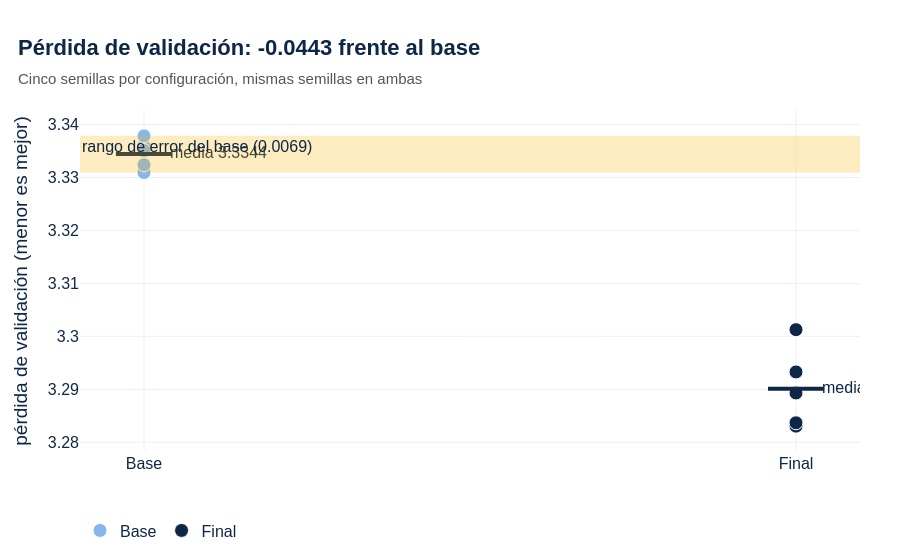

Source (notebook cell):
### Markdown cell above
Pérdida de validación de cada semilla, con la media y el rango de error del base. Mensaje: la mejora del modelo final frente al ruido.

### Code cell
# ============================================================
# A.1 Base frente a final con 5 semillas
# ============================================================
base = tabla_variabilidad["loss_val"].to_numpy()
final = tabla_final_semillas["loss_val"].to_numpy()
fig = go.Figure()
fig.add_hrect(y0=base.min(), y1=base.max(), fillcolor=AMARILLO, opacity=0.25, line_width=0,
              annotation_text=f"rango de error del base ({MARGEN_ERROR:.4f})", annotation_position="top left")
for etiqueta, valores, color in [("Base", base, COLORES[2]), ("Final", final, AZUL_MARINO)]:
    fig.add_trace(go.Scatter(x=[etiqueta] * len(valores), y=valores, mode="markers", name=etiqueta,
                             marker={"size": 14, "color": color, "line": {"width": 1, "color": "white"}}))
    fig.add_trace(go.Scatter(x=[etiqueta], y=[valores.mean()], mode="markers+text", showlegend=False,
                             marker={"size": 40, "symbol": "line-ew-open", "color": AZUL_MARINO, "line": {"width": 4}},
                             text=[f"media {valores.mean():.4f}"], textposition="middle right"))
fig.update_yaxes(title_text="pérdida de validación (menor es mejor)")
estilo_presentacion(fig, f"Pérdida de validación: {final.mean() - base.mean():+.4f} frente al base",
                    "Cinco semillas por configuración, mismas semillas en ambas")
exportar(fig, "01_base_vs_final_semillas")
fig.show()

### Figure 1 — Plotly figure (JSON) as saved in the notebook; plotly's stock layout.template omitted (floating-point values rounded to 4 significant figures)
{"data": [{"marker": {"color": "#86B6EF", "line": {"color": "white", "width": 1}, "size": 14}, "mode": "markers", "name": "Base", "x": ["Base", "Base", "Base", "Base", "Base"], "y": [3.336, 3.335, 3.331, 3.332, 3.338], "type": "scatter"}, {"marker": {"color": "#0E2747", "line": {"width": 4}, "size": 40, "symbol": "line-ew-open"}, "mode": "markers+text", "showlegend": false, "text": ["media 3.3344"], "textposition": "middle right", "x": ["Base"], "y": [3.334], "type": "scatter"}, {"marker": {"color": "#0E2747", "line": {"color": "white", "width": 1}, "size": 14}, "mode": "markers", "name": "Final", "x": ["Final", "Final", "Final", "Final", "Final"], "y": [3.289, 3.283, 3.284, 3.293, 3.301], "type": "scatter"}, {"marker": {"color": "#0E2747", "line": {"width": 4}, "size": 40, "symbol": "line-ew-open"}, "mode": "markers+text", "showlegend": false, "text": ["media 3.2901"], "textposition": "middle right", "x": ["Final"], "y": [3.29], "type": "scatter"}], "layout": {"shapes": [{"fillcolor": "#F7B500", "line": {"width": 0}, "opacity": 0.25, "type": "rect", "x0": 0, "x1": 1, "xref": "x domain", "y0": 3.331, "y1": 3.338, "yref": "y"}], "annotations": [{"showarrow": false, "text": "rango de error del base (0.0069)", "x": 0, "xanchor": "left", "xref": "x domain", "y": 3.338, "yanchor": "top", "yref": "y"}], "yaxis": {"title": {"text": "pérdida de validación (menor es mejor)"}}, "title": {"text": "<b>Pérdida de validación: -0.0443 frente al base</b><br><span style='font-size:15px;color:#555555'>Cinco semillas por configuración, mismas semillas en ambas</span>", "x": 0.02}, "font": {"family": "Calibri, Arial", "size": 16, "color": "#0E2747"}, "margin": {"t": 110, "l": 80, "r": 40, "b": 80}, "legend": {"orientation": "h", "y": -0.18, "title": {}}, "height": 560}}
